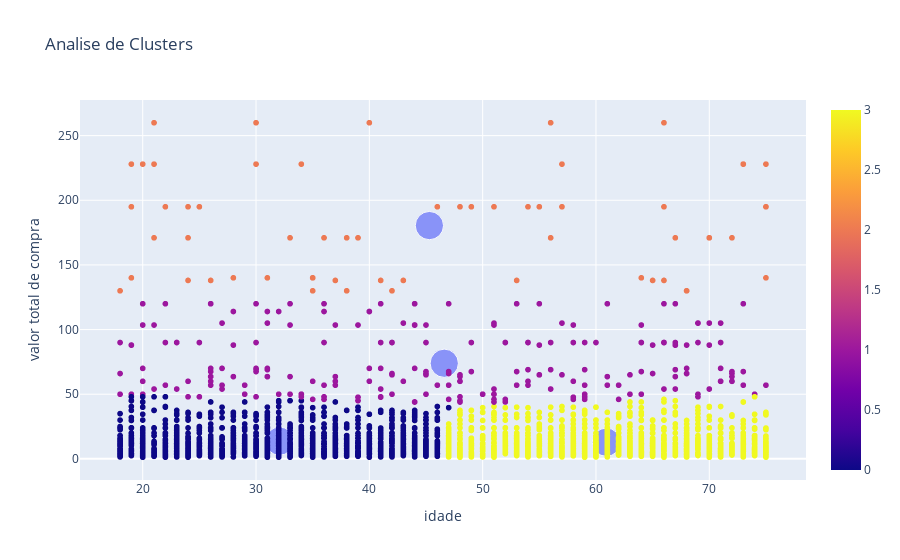

Notebook code cell kept with this figure:
### Code cell
#grafico - dados
grafico = px.scatter(x=base_completa['idade'],
                     y=base_completa['valor_total_compra'],
                     color=base_completa['cluster'])

#grafico - centroides
grafico_centroide = px.scatter(x=centroides_clusters[:,0],
                               y=centroides_clusters[:,1], size=[7,7,7,7]
                               )

grafico_final = go.Figure(data = grafico.data + grafico_centroide.data)

# alterando layout - nomes para titulo e eixo no x e y
grafico_final.update_layout(title='Analise de Clusters',
                  xaxis_title='idade',
                  yaxis_title='valor total de compra'
                  )

grafico_final.show()

### Figure 1 — Plotly figure (JSON) as saved in the notebook; plotly's stock layout.template omitted (floating-point values rounded to 4 significant figures; data arrays with more than 128 entries replaced by an {"elided": "..."} marker saying what was removed)
{"data": [{"hovertemplate": "x=%{x}<br>y=%{y}<br>color=%{marker.color}<extra></extra>", "legendgroup": "", "marker": {"color": {"elided": "2990 int values"}, "coloraxis": "coloraxis", "symbol": "circle"}, "mode": "markers", "name": "", "showlegend": false, "type": "scattergl", "x": {"elided": "2990 int values"}, "xaxis": "x", "y": {"elided": "2990 float values"}, "yaxis": "y"}, {"hovertemplate": "x=%{x}<br>y=%{y}<br>size=%{marker.size}<extra></extra>", "legendgroup": "", "marker": {"color": "#636efa", "size": [7, 7, 7, 7], "sizemode": "area", "sizeref": 0.0175, "symbol": "circle"}, "mode": "markers", "name": "", "orientation": "v", "showlegend": false, "type": "scatter", "x": [32.07, 46.61, 45.3, 60.92], "xaxis": "x", "y": [13.71, 73.94, 180.4, 12.89], "yaxis": "y"}], "layout": {"title": {"text": "Analise de Clusters"}, "xaxis": {"title": {"text": "idade"}}, "yaxis": {"title": {"text": "valor total de compra"}}}}
